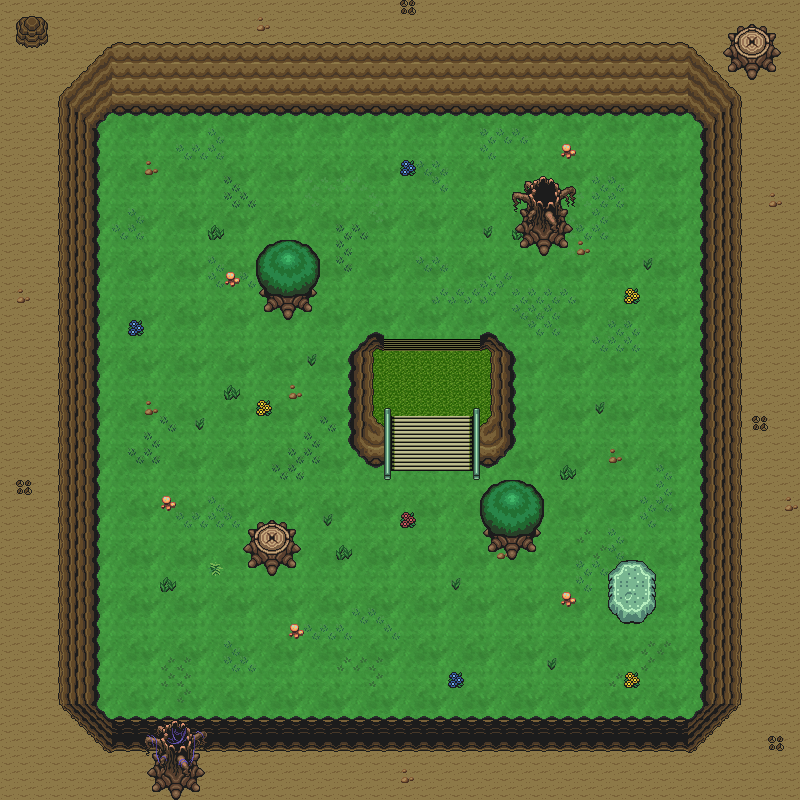

A level layout from a 2D game, rendered from its tile map. Below: a short description, then the map file with tile-grid data replaced by summaries:
An orthogonal 50x50 tile map with 16x16 px tiles, 11 tile layers (ground 0, ground 1, wall 1, wall 2, ...), 9 tilesets.

<map version="1.0" orientation="orthogonal" width="50" height="50" tilewidth="16" tileheight="16">
 <tileset firstgid="1" name="1" tilewidth="16" tileheight="16">
  <image source="../../tileset/v1.1/1.png" width="800" height="800" />
 </tileset>
 <tileset firstgid="2501" name="2" tilewidth="16" tileheight="16">
  <image source="../../tileset/v1.1/2.png" width="800" height="800" />
 </tileset>
 <tileset firstgid="5001" name="3" tilewidth="16" tileheight="16">
  <image source="../../tileset/v1.1/3.png" width="800" height="800" />
 </tileset>
 <tileset firstgid="7501" name="4" tilewidth="16" tileheight="16">
  <image source="../../tileset/v1.1/4.png" width="800" height="800" />
 </tileset>
 <tileset firstgid="10001" name="5" tilewidth="16" tileheight="16">
  <image source="../../tileset/v1.1/5.png" width="800" height="800" />
 </tileset>
 <tileset firstgid="12501" name="6" tilewidth="16" tileheight="16">
  <image source="../../tileset/v1.1/6.png" width="800" height="800" />
 </tileset>
 <tileset firstgid="15001" name="7" tilewidth="16" tileheight="16">
  <image source="../../tileset/v1.1/7.png" width="800" height="800" />
 </tileset>
 <tileset firstgid="17501" name="8" tilewidth="16" tileheight="16">
  <image source="../../tileset/v1.1/8.png" width="800" height="800" />
 </tileset>
  <tileset firstgid="20000" name="9" tilewidth="16" tileheight="16">
  <image source="../../tileset/v1.1/9.png" width="800" height="800" />
 </tileset>
 <layer name="ground 0" width="50" height="50">
  <data>[2500 cells, 2500 non-empty, 10 distinct tile ids]</data>
 </layer>
 <layer name="ground 1" width="50" height="50">
  <data>[2500 cells, 813 non-empty, 4 distinct tile ids]</data>
 </layer>
 <layer name="wall 1" width="50" height="50">
  <data>[2500 cells, 800 non-empty, 99 distinct tile ids]</data>
 </layer>
 <layer name="wall 2" width="50" height="50">
  <data>[2500 cells, 109 non-empty, 50 distinct tile ids]</data>
 </layer>
 <layer name="deco" width="50" height="50">
  <data>[2500 cells, 190 non-empty, 23 distinct tile ids]</data>
 </layer>
 <layer name="big deco" width="50" height="50">
  <data>[2500 cells, 128 non-empty, 92 distinct tile ids]</data>
 </layer>
 <layer name="ABOVE" width="50" height="50">
  <data>[2500 cells, 0 non-empty, 0 distinct tile ids]</data>
 </layer>
 <layer name="above 1" width="50" height="50" opacity="0.9">
  <data>[2500 cells, 0 non-empty, 0 distinct tile ids]</data>
 </layer>
 <layer name="above main" width="50" height="50">
  <data>[2500 cells, 0 non-empty, 0 distinct tile ids]</data>
 </layer>
 <layer name="COLLISION" width="50" height="50">
  <data>[2500 cells, 0 non-empty, 0 distinct tile ids]</data>
 </layer>
 <layer name="ZONE" width="50" height="50">
  <data>[2500 cells, 0 non-empty, 0 distinct tile ids]</data>
 </layer>
</map>
